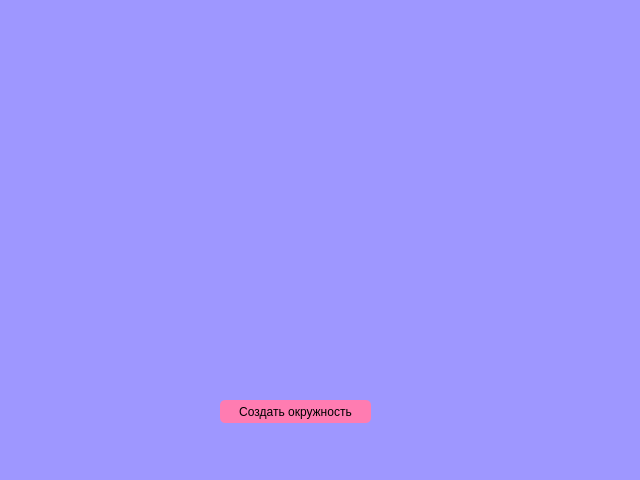
<?xml version="1.0" encoding="UTF-8"?>
<ui version="4.0">
 <class>Form</class>
 <widget class="QWidget" name="Form">
  <property name="geometry">
   <rect>
    <x>0</x>
    <y>0</y>
    <width>640</width>
    <height>480</height>
   </rect>
  </property>
  <property name="windowTitle">
   <string>Form</string>
  </property>
  <property name="styleSheet">
   <string notr="true">background-color:rgb(158, 151, 255);</string>
  </property>
  <widget class="QPushButton" name="create">
   <property name="geometry">
    <rect>
     <x>220</x>
     <y>400</y>
     <width>151</width>
     <height>23</height>
    </rect>
   </property>
   <property name="styleSheet">
    <string notr="true">border-radius:5px;
background-color:rgb(255, 124, 177);</string>
   </property>
   <property name="text">
    <string>Создать окружность</string>
   </property>
  </widget>
 </widget>
 <resources/>
 <connections/>
</ui>
